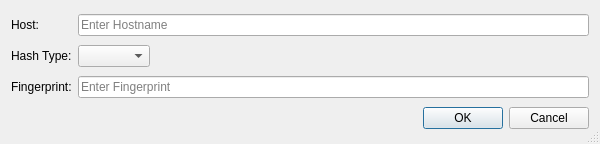
<?xml version="1.0" encoding="UTF-8"?>
<ui version="4.0">
 <class>HgUserConfigHostFingerprintDialog</class>
 <widget class="QDialog" name="HgUserConfigHostFingerprintDialog">
  <property name="geometry">
   <rect>
    <x>0</x>
    <y>0</y>
    <width>600</width>
    <height>144</height>
   </rect>
  </property>
  <property name="windowTitle">
   <string>Host Fingerprint</string>
  </property>
  <property name="sizeGripEnabled">
   <bool>true</bool>
  </property>
  <layout class="QGridLayout" name="gridLayout">
   <item row="0" column="0">
    <widget class="QLabel" name="label">
     <property name="text">
      <string>Host:</string>
     </property>
    </widget>
   </item>
   <item row="0" column="1">
    <widget class="E5ClearableLineEdit" name="hostEdit">
     <property name="toolTip">
      <string>Enter the host name</string>
     </property>
     <property name="placeholderText">
      <string>Enter Hostname</string>
     </property>
    </widget>
   </item>
   <item row="1" column="0">
    <widget class="QLabel" name="hashLabel">
     <property name="text">
      <string>Hash Type:</string>
     </property>
    </widget>
   </item>
   <item row="1" column="1">
    <layout class="QHBoxLayout" name="horizontalLayout">
     <item>
      <widget class="QComboBox" name="hashComboBox"/>
     </item>
     <item>
      <spacer name="horizontalSpacer">
       <property name="orientation">
        <enum>Qt::Horizontal</enum>
       </property>
       <property name="sizeHint" stdset="0">
        <size>
         <width>178</width>
         <height>20</height>
        </size>
       </property>
      </spacer>
     </item>
    </layout>
   </item>
   <item row="2" column="0">
    <widget class="QLabel" name="label_2">
     <property name="text">
      <string>Fingerprint:</string>
     </property>
    </widget>
   </item>
   <item row="2" column="1">
    <widget class="E5ClearableLineEdit" name="fingerprintEdit">
     <property name="toolTip">
      <string>Enter the host fingerprint</string>
     </property>
     <property name="placeholderText">
      <string>Enter Fingerprint</string>
     </property>
    </widget>
   </item>
   <item row="3" column="0" colspan="2">
    <widget class="QDialogButtonBox" name="buttonBox">
     <property name="orientation">
      <enum>Qt::Horizontal</enum>
     </property>
     <property name="standardButtons">
      <set>QDialogButtonBox::Cancel|QDialogButtonBox::Ok</set>
     </property>
    </widget>
   </item>
  </layout>
 </widget>
 <customwidgets>
  <customwidget>
   <class>E5ClearableLineEdit</class>
   <extends>QLineEdit</extends>
   <header>E5Gui/E5LineEdit.h</header>
  </customwidget>
 </customwidgets>
 <tabstops>
  <tabstop>hostEdit</tabstop>
  <tabstop>hashComboBox</tabstop>
  <tabstop>fingerprintEdit</tabstop>
 </tabstops>
 <resources/>
 <connections>
  <connection>
   <sender>buttonBox</sender>
   <signal>accepted()</signal>
   <receiver>HgUserConfigHostFingerprintDialog</receiver>
   <slot>accept()</slot>
   <hints>
    <hint type="sourcelabel">
     <x>248</x>
     <y>254</y>
    </hint>
    <hint type="destinationlabel">
     <x>157</x>
     <y>274</y>
    </hint>
   </hints>
  </connection>
  <connection>
   <sender>buttonBox</sender>
   <signal>rejected()</signal>
   <receiver>HgUserConfigHostFingerprintDialog</receiver>
   <slot>reject()</slot>
   <hints>
    <hint type="sourcelabel">
     <x>316</x>
     <y>260</y>
    </hint>
    <hint type="destinationlabel">
     <x>286</x>
     <y>274</y>
    </hint>
   </hints>
  </connection>
 </connections>
</ui>
